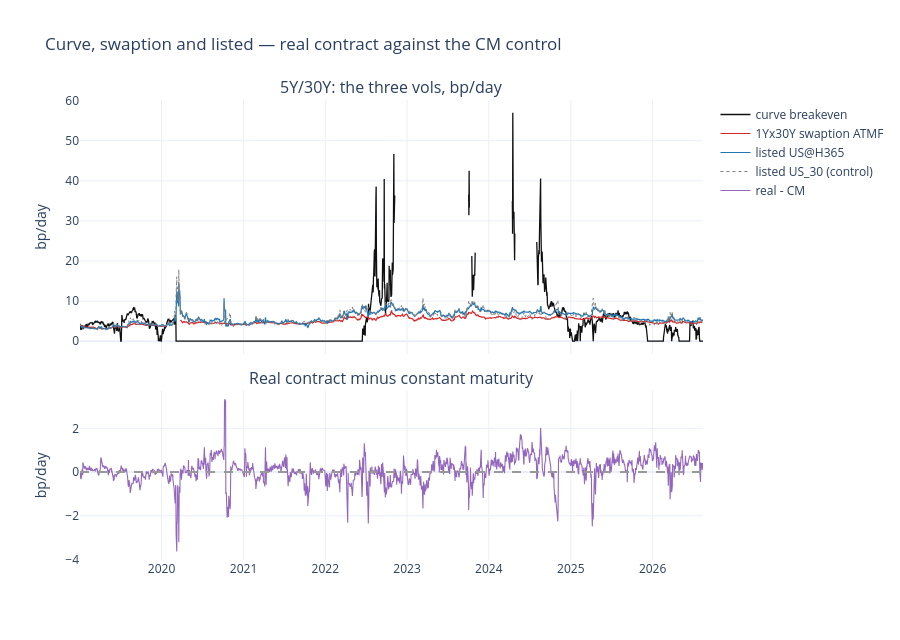

Notebook code cell kept with this figure:
### Code cell
pf = (panel[(panel.listed_symbol == NB.headline) & (panel.structure == NB.focus)]
      .sort_values("date"))
cf = (cm_panel[(cm_panel.listed_symbol == NB.cm_headline) & (cm_panel.structure == NB.focus)]
      .sort_values("date"))
fig = make_subplots(rows=2, cols=1, shared_xaxes=True, vertical_spacing=0.08,
                    row_heights=[0.6, 0.4],
                    subplot_titles=(f"{NB.focus}: the three vols, bp/day",
                                    "Real contract minus constant maturity"))
fig.add_trace(go.Scatter(x=pf.date, y=pf.breakeven_vol_bp_day.replace(np.inf, np.nan),
                         name="curve breakeven", line=dict(color="#111", width=1.3)), row=1, col=1)
fig.add_trace(go.Scatter(x=pf.date, y=pf.otc_atmf_bp_day, name="1Yx30Y swaption ATMF",
                         line=dict(color="#d62728", width=1.2)), row=1, col=1)
fig.add_trace(go.Scatter(x=pf.date, y=pf.listed_atm_bp_day, name=f"listed {NB.headline}",
                         line=dict(color="#1f77b4", width=1.2)), row=1, col=1)
fig.add_trace(go.Scatter(x=cf.date, y=cf.listed_atm_bp_day, name=f"listed {NB.cm_headline} (control)",
                         line=dict(color="#7f7f7f", width=1.0, dash="dot")), row=1, col=1)
m = pf[["date", "listed_atm_bp_day"]].merge(cf[["date", "listed_atm_bp_day"]], on="date",
                                            suffixes=("_r", "_c"))
fig.add_trace(go.Scatter(x=m.date, y=m.listed_atm_bp_day_r - m.listed_atm_bp_day_c,
                         name="real - CM", line=dict(color="#9467bd", width=1.1)), row=2, col=1)
fig.add_hline(y=0.0, line=dict(color="#999", dash="dash"), row=2, col=1)
fig.update_yaxes(title_text="bp/day", row=1, col=1)
fig.update_yaxes(title_text="bp/day", row=2, col=1)
fig.update_layout(height=640, template="plotly_white",
                  title="Curve, swaption and listed — real contract against the CM control")
fig.show()

### Figure 1 — Plotly figure (JSON) as saved in the notebook; plotly's stock layout.template omitted (floating-point values rounded to 4 significant figures; data arrays with more than 128 entries replaced by an {"elided": "..."} marker saying what was removed)
{"data": [{"line": {"color": "#111", "width": 1.3}, "name": "curve breakeven", "type": "scatter", "x": {"elided": "1901 str values"}, "xaxis": "x", "y": {"elided": "1901 float values"}, "yaxis": "y"}, {"line": {"color": "#d62728", "width": 1.2}, "name": "1Yx30Y swaption ATMF", "type": "scatter", "x": {"elided": "1901 str values"}, "xaxis": "x", "y": {"elided": "1901 float values"}, "yaxis": "y"}, {"line": {"color": "#1f77b4", "width": 1.2}, "name": "listed US@H365", "type": "scatter", "x": {"elided": "1901 str values"}, "xaxis": "x", "y": {"elided": "1901 float values"}, "yaxis": "y"}, {"line": {"color": "#7f7f7f", "dash": "dot", "width": 1.0}, "name": "listed US_30 (control)", "type": "scatter", "x": {"elided": "1901 str values"}, "xaxis": "x", "y": {"elided": "1901 float values"}, "yaxis": "y"}, {"line": {"color": "#9467bd", "width": 1.1}, "name": "real - CM", "type": "scatter", "x": {"elided": "1901 str values"}, "xaxis": "x2", "y": {"elided": "1901 float values"}, "yaxis": "y2"}], "layout": {"annotations": [{"font": {"size": 16}, "showarrow": false, "text": "5Y/30Y: the three vols, bp/day", "x": 0.5, "xanchor": "center", "xref": "paper", "y": 1.0, "yanchor": "bottom", "yref": "paper"}, {"font": {"size": 16}, "showarrow": false, "text": "Real contract minus constant maturity", "x": 0.5, "xanchor": "center", "xref": "paper", "y": 0.368, "yanchor": "bottom", "yref": "paper"}], "height": 640, "shapes": [{"line": {"color": "#999", "dash": "dash"}, "type": "line", "x0": 0, "x1": 1, "xref": "x2 domain", "y0": 0.0, "y1": 0.0, "yref": "y2"}], "title": {"text": "Curve, swaption and listed — real contract against the CM control"}, "xaxis": {"anchor": "y", "domain": [0.0, 1.0], "matches": "x2", "showticklabels": false}, "xaxis2": {"anchor": "y2", "domain": [0.0, 1.0]}, "yaxis": {"anchor": "x", "domain": [0.448, 1.0], "title": {"text": "bp/day"}}, "yaxis2": {"anchor": "x2", "domain": [0.0, 0.368], "title": {"text": "bp/day"}}}}
